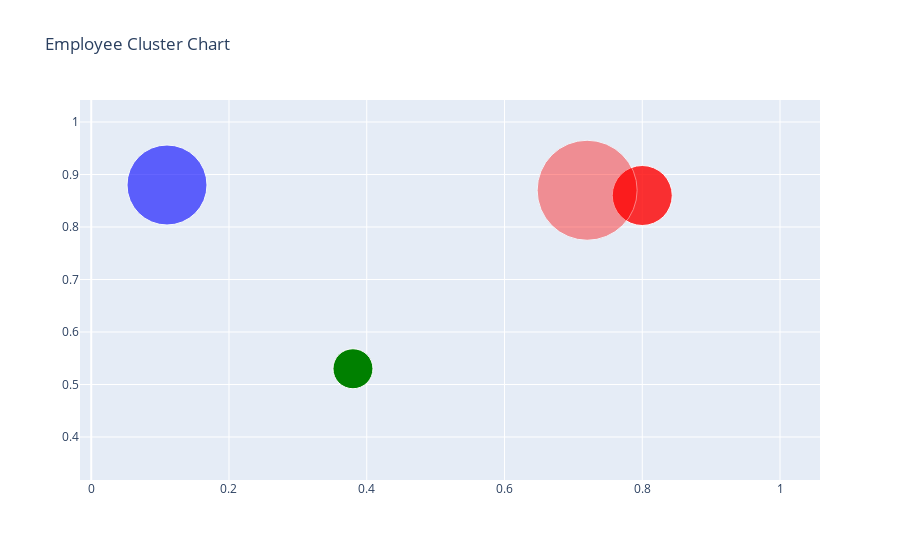

This figure's notebook cell:
### Code cell
import plotly.graph_objects as go

fig = go.Figure(data=[go.Scatter(
    x=df["satisfaction"], y=df["evaluation"],
    mode='markers',
    marker=dict(
        color= kmeans_colors,
        opacity=[1, 0.8, 0.6, 0.4],
        size=[40, 60, 80, 100],
    )
)])
fig.update_layout(title_text='Employee Cluster Chart')
fig.show()

### Figure 1 — Plotly figure (JSON) as saved in the notebook; plotly's stock layout.template omitted (floating-point values rounded to 4 significant figures; data arrays with more than 128 entries replaced by an {"elided": "..."} marker saying what was removed)
{"data": [{"marker": {"color": {"elided": "3571 str values"}, "opacity": [1, 0.8, 0.6, 0.4], "size": [40, 60, 80, 100]}, "mode": "markers", "type": "scatter", "x": {"elided": "14999 float values"}, "y": {"elided": "14999 float values"}}], "layout": {"title": {"text": "Employee Cluster Chart"}}}
